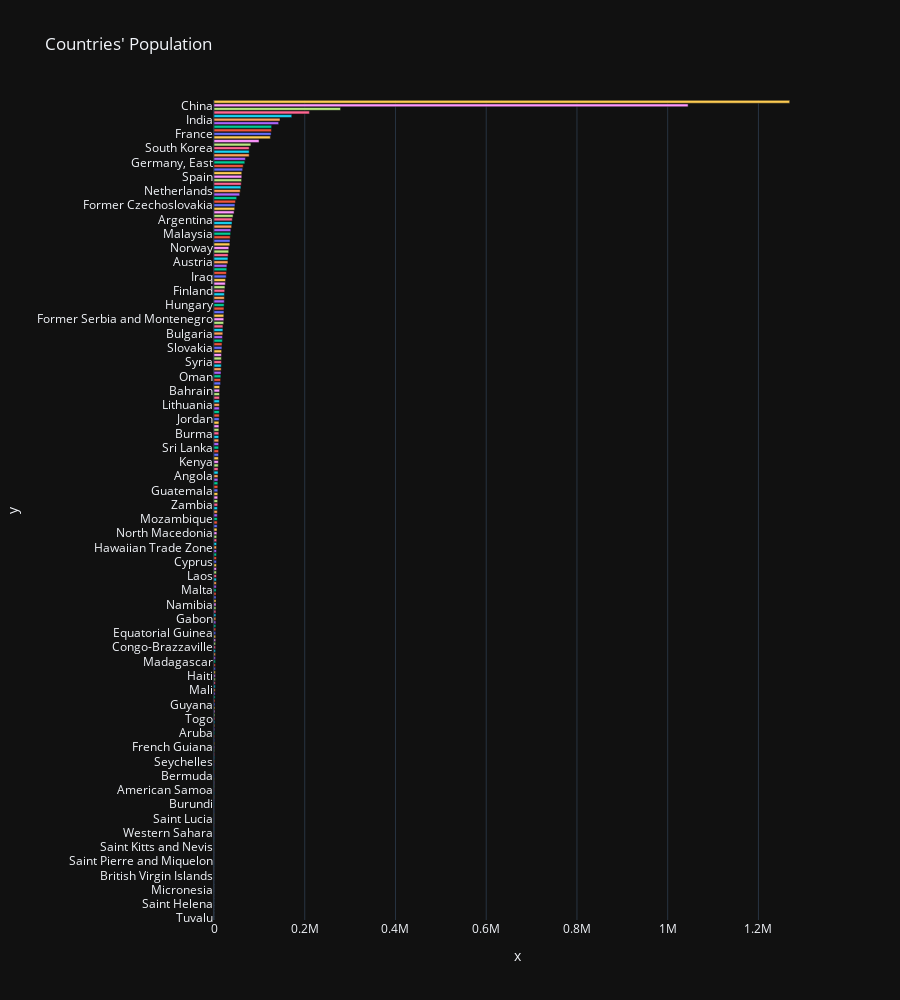

The notebook cell saved with this chart:
### Code cell
valores = df_paises.Population.sort_values()
colores = df_paises.index
px.bar(x=valores,y=colores,color=colores,height=1000,
        template="plotly_dark", title="Countries' Population").update_layout(showlegend=False)
